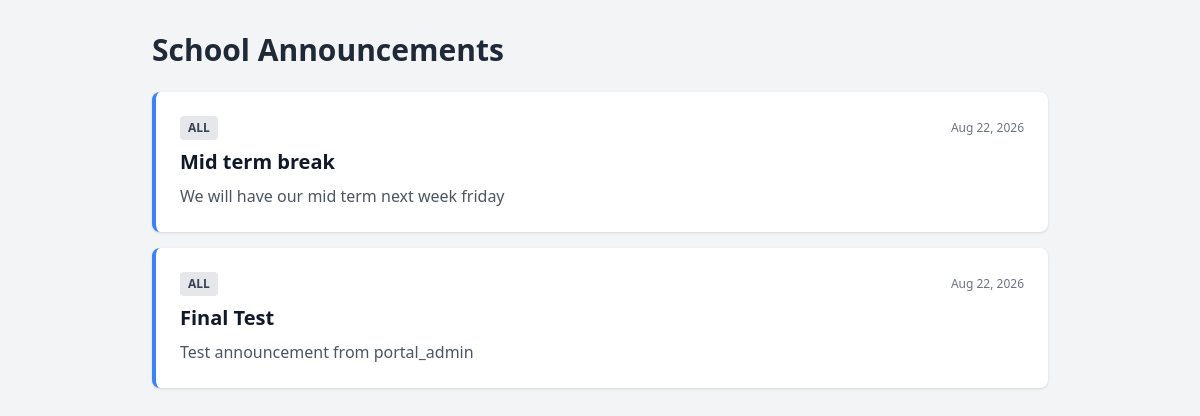
Page /announcements/ (signed in) on the earlier database version.
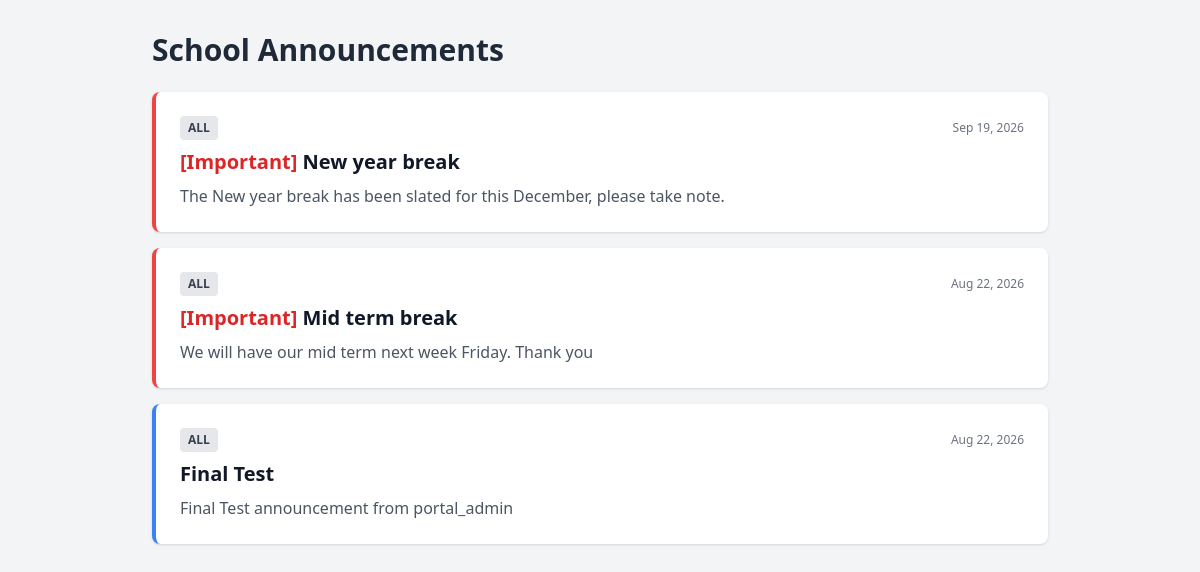
Same page on the later database version.
### announcements/models.py (models this page shows, shortened)
class Announcement(models.Model):
    AUDIENCE_CHOICES = [
        ('ALL', 'All'),
        ('STUDENTS', 'Students Only'),
        ('TEACHERS', 'Teachers Only'),
        ('PARENTS', 'Parents Only'),
    ]
    title = models.CharField(max_length=255)
    slug = models.SlugField(max_length=255, unique=True)
    content = models.TextField()
    target_audience = models.CharField(max_length=10, choices=AUDIENCE_CHOICES, default='ALL')
    author = models.ForeignKey(settings.AUTH_USER_MODEL, on_delete=models.SET_NULL, null=True, related_name='announcements')
    is_important = models.BooleanField(default=False, help_text="Pin this announcement to top")
    is_published = models.BooleanField(default=True)
    attachment = models.FileField(upload_to='announcements/attachments/', blank=True, null=True)
    created_at = models.DateTimeField(auto_now_add=True)
    updated_at = models.DateTimeField(auto_now=True)
    class Meta:
        ordering = ['-is_important', '-created_at']

### announcements/views.py (the view)
# urls.py: path('', views.announcement_list, name='list'),
def announcement_list(request):
    queryset = Announcement.objects.filter(is_published=True)
    audience = request.GET.get('audience')
    if audience in ['STUDENTS', 'TEACHERS', 'PARENTS']:
        queryset = queryset.filter(target_audience__in=[audience, 'ALL'])
    context = {
        'announcements': queryset,
        'current_filter': audience or 'ALL',
    }
    return render(request, 'announcements/list.html', context)

### accounts/context_processors.py (called while the page is built)
def permissions(request):
    user = getattr(request, 'user', None)
    if user is None or not user.is_authenticated:
        return {'can_manage_school_operations': False, 'user_group': None}
    return {
        'can_manage_school_operations': can_manage_school_operations(user),
        'user_group': primary_group_name(user),
    }

### accounts/permissions.py (called while the page is built)
def can_manage_school_operations(user):
    if not getattr(user, 'is_authenticated', False):
        return False
    return user.is_staff or user.has_perm(MANAGE_SCHOOL_OPERATIONS_PERM)

def primary_group_name(user):
    if not getattr(user, 'is_authenticated', False):
        return None
    group = user.groups.filter(name__in=ALL_GROUPS).values_list('name', flat=True).first()
    if group:
        return group
    return ROLE_TO_GROUP.get(str(getattr(user, 'role', '')).upper())

### birthdaygreetings/processors.py (called while the page is built)
def todays_celebrants(request):
    today = timezone.now().date()
    celebrants = BirthdayProfile.objects.filter(
        date_of_birth__month=today.month,
        date_of_birth__day=today.day,
    ).select_related('user')
    return {
        'todays_celebrants': celebrants,
    }

### announcements/templates/announcements/list.html (shortened to what this page needs)
<!DOCTYPE html>
<html lang="en">
<head>
    <script src="https://cdn.tailwindcss.com"></script>
</head>
<body class="bg-gray-100 p-8">
    <div class="max-w-4xl mx-auto">
        <h1 class="text-3xl font-bold mb-6 text-gray-800">School Announcements</h1>
        <div class="space-y-4">
            {% for announcement in announcements %}
                <div class="p-6 bg-white rounded-lg shadow border-l-4 {% if announcement.is_important %}border-red-500 bg-red-50{% else %}border-blue-500{% endif %}">
                    <div class="flex justify-between items-center mb-2">
                        <span class="text-xs font-semibold uppercase px-2 py-1 rounded bg-gray-200 text-gray-700">
                            {{ announcement.get_target_audience_display }}
                        </span>
                        <span class="text-xs text-gray-500">{{ announcement.created_at|date:"M d, Y" }}</span>
                    </div>
                    <h2 class="text-xl font-bold text-gray-900">
                        {% if announcement.is_important %}<span class="text-red-600">[Important]</span>{% endif %}
                        <a href="{% url 'announcements:detail' announcement.slug %}" class="hover:underline">
                            {{ announcement.title }}
                        </a>
                    </h2>
                    <p class="text-gray-600 mt-2">{{ announcement.content|truncatewords:30 }}</p>
                </div>
            {% empty %}
                <p class="text-gray-500">No announcements posted at this time.</p>
            {% endfor %}
        </div>
    </div>
</body>
</html>

Differences in the rows shown:
added Announcement: target_audience "ALL", created_at "Sep 19, 2026", is_important "[Important]", title "New year break", content "The New year break has been slated for this December, please take note."
changed Announcement "Mid term break": content "We will have our mid term next week friday" → "We will have our mid term next week Friday. Thank you"; now shows "[Important]"
changed Announcement "Final Test": content "Test announcement from portal_admin" → "Final Test announcement from portal_admin"
